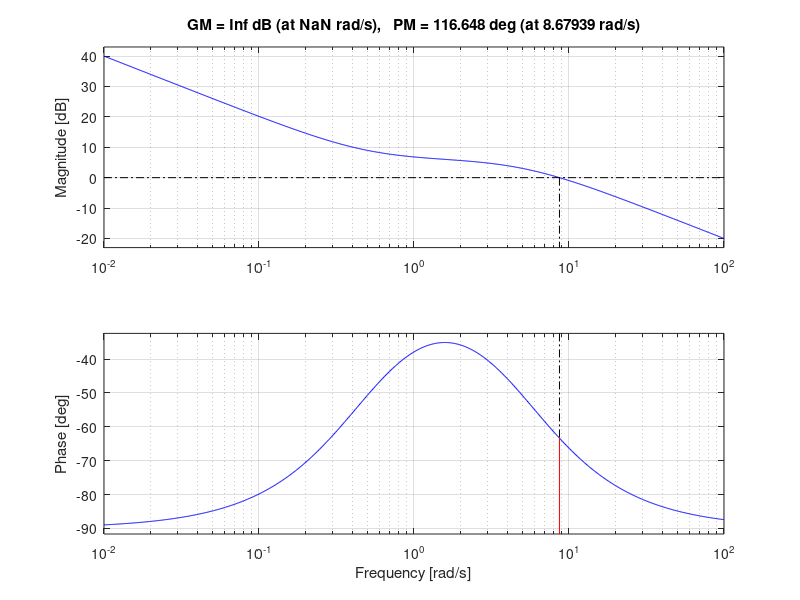

Source code (MATLAB):
s = tf('s');

%C = 5;

C = minreal(10*(s+0.5)/(s+5));

G = 1/s;

T = minreal(feedback(C*G,1));

S = minreal(1-T);

CS = minreal(C*S);

PS = minreal(G*S);

L = minreal(C*G);

margin(L)

